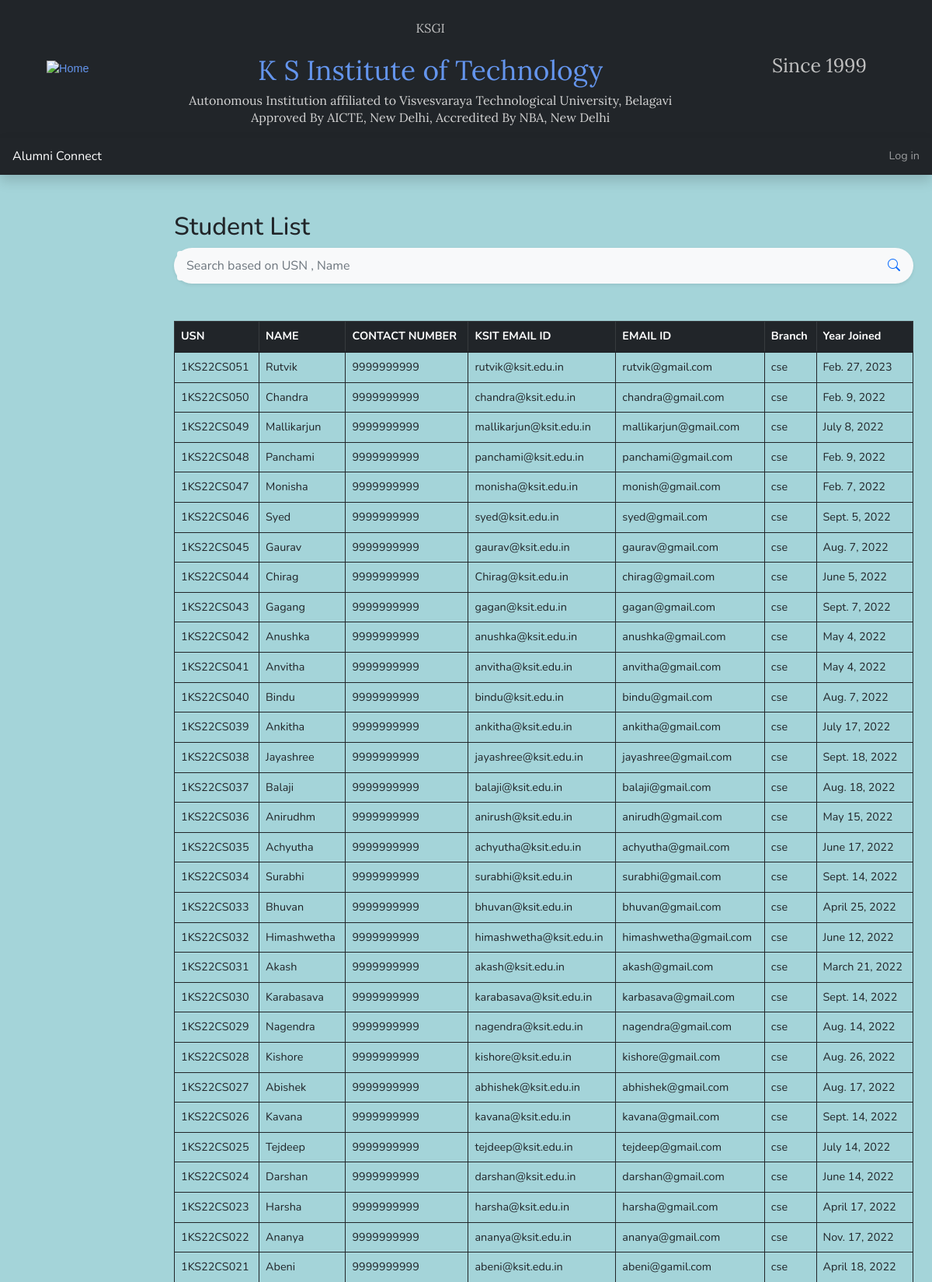
The page /students/ (upper part) on the database its author committed.
### student/models.py (models this page shows)
class Student(models.Model):
    class Meta:
        db_table = 'students'
    usn = models.CharField(max_length=10)
    user = models.OneToOneField(User, on_delete = models.CASCADE)
    name = models.CharField(max_length=50,validators=[RegexValidator('[+-/%@$^&*()!:;]',inverse_match=True)])
    phone = models.CharField(max_length=10)
    email = models.CharField(max_length=100, unique = True)
    rv_email = models.CharField(max_length=100, unique = True)
    branch = models.CharField(max_length=50)
    year_joined = models.DateField()

### student/views.py (the view)
# urls.py: path('', views.StudentListView, name='list_student'),
def StudentListView(request):
    if'q'in request.GET:
        q=request.GET['q']
        multiple_q=Q(Q(usn__icontains=q)|Q(name__icontains=q)|Q(branch__icontains=q))
        data=Student.objects.filter(multiple_q).order_by('-usn')
    else:
        data=Student.objects.all().order_by('-usn')
    context={'students':data}
    return render(request,"student/list.html",context)

### student/templates/student/list.html (shortened to what this page needs)
{% extends "base.html" %}
{% block content %}
<main class="col-md-9 ms-sm-auto col-lg-10 px-md-4">
  <h1 class="mt-5 h2">Student List</h1>
  <form action="">
        <div class="p-1 bg-light rounded rounded-pill shadow-sm mb-4">
          <div class="input-group">
            <input type="search" name="q" placeholder="Search based on USN , Name  " aria-describedby="button-addon1" class="form-control border-0 bg-light">
            <div class="input-group-append">
              <button id="button-addon1" type="submit" class="btn btn-link text-primary"><i class="bi bi-search"></i></button>
            </div>
          </div>
        </div>
        </form>
  <div class="mt-5">
    <table class="mt-4 table table-bordered border-dark">
      <thead class="table-dark">
        <tr>
          <th scope="col">USN</th>
          <th scope="col">NAME</th>
          <th scope="col">CONTACT NUMBER</th>
          <th scope="col">KSIT EMAIL ID</th>
          <th scope="col">EMAIL ID</th>
          <th scope="col">Branch</th>
          <th scope="col">Year Joined</th>
        </tr>
      </thead>
      <tbody>
        {% for item in students%}
        <tr>
          <td>{{item.usn}}</td>
          <td>{{item.name}}</td>
          <td>{{item.phone}}</td>
          <td>{{item.rv_email}}</td>
          <td>{{item.email}}</td>
          <td>{{item.branch}}</td>
          <td>{{item.year_joined}}</td>
        </tr>
        {% endfor %}
      </tbody>
    </table>
  </div>
</main>
{% endblock %}

### static/css/style.css (style rules this page uses)
body { font-size: 0.9rem; font-family: 'Nunito', sans-serif; background-color:#41a6b079; }
td { overflow: hidden; text-overflow: ellipsis; word-wrap: break-word; }

### rows shown on the page
Student: usn "1KS22CS051", name "Rutvik", phone "9999999999", rv_email "rutvik@ksit.edu.in", email "rutvik@gmail.com", branch "cse", year_joined "Feb. 27, 2023"
Student: usn "1KS22CS050", name "Chandra", phone "9999999999", rv_email "chandra@ksit.edu.in", email "chandra@gmail.com", branch "cse", year_joined "Feb. 9, 2022"
Student: usn "1KS22CS049", name "Mallikarjun", phone "9999999999", rv_email "mallikarjun@ksit.edu.in", email "mallikarjun@gmail.com", branch "cse", year_joined "July 8, 2022"
Student: usn "1KS22CS048", name "Panchami", phone "9999999999", rv_email "panchami@ksit.edu.in", email "panchami@gmail.com", branch "cse", year_joined "Feb. 9, 2022"
Student: usn "1KS22CS047", name "Monisha", phone "9999999999", rv_email "monisha@ksit.edu.in", email "monish@gmail.com", branch "cse", year_joined "Feb. 7, 2022"
Student: usn "1KS22CS046", name "Syed", phone "9999999999", rv_email "syed@ksit.edu.in", email "syed@gmail.com", branch "cse", year_joined "Sept. 5, 2022"
Student: usn "1KS22CS045", name "Gaurav", phone "9999999999", rv_email "gaurav@ksit.edu.in", email "gaurav@gmail.com", branch "cse", year_joined "Aug. 7, 2022"
Student: usn "1KS22CS044", name "Chirag", phone "9999999999", rv_email "Chirag@ksit.edu.in", email "chirag@gmail.com", branch "cse", year_joined "June 5, 2022"
Student: usn "1KS22CS043", name "Gagang", phone "9999999999", rv_email "gagan@ksit.edu.in", email "gagan@gmail.com", branch "cse", year_joined "Sept. 7, 2022"
Student: usn "1KS22CS042", name "Anushka", phone "9999999999", rv_email "anushka@ksit.edu.in", email "anushka@gmail.com", branch "cse", year_joined "May 4, 2022"
Student: usn "1KS22CS041", name "Anvitha", phone "9999999999", rv_email "anvitha@ksit.edu.in", email "anvitha@gmail.com", branch "cse", year_joined "May 4, 2022"
Student: usn "1KS22CS040", name "Bindu", phone "9999999999", rv_email "bindu@ksit.edu.in", email "bindu@gmail.com", branch "cse", year_joined "Aug. 7, 2022"
Student: usn "1KS22CS039", name "Ankitha", phone "9999999999", rv_email "ankitha@ksit.edu.in", email "ankitha@gmail.com", branch "cse", year_joined "July 17, 2022"
Student: usn "1KS22CS038", name "Jayashree", phone "9999999999", rv_email "jayashree@ksit.edu.in", email "jayashree@gmail.com", branch "cse", year_joined "Sept. 18, 2022"
Student: usn "1KS22CS037", name "Balaji", phone "9999999999", rv_email "balaji@ksit.edu.in", email "balaji@gmail.com", branch "cse", year_joined "Aug. 18, 2022"
Student: usn "1KS22CS036", name "Anirudhm", phone "9999999999", rv_email "anirush@ksit.edu.in", email "anirudh@gmail.com", branch "cse", year_joined "May 15, 2022"
Student: usn "1KS22CS035", name "Achyutha", phone "9999999999", rv_email "achyutha@ksit.edu.in", email "achyutha@gmail.com", branch "cse", year_joined "June 17, 2022"
Student: usn "1KS22CS034", name "Surabhi", phone "9999999999", rv_email "surabhi@ksit.edu.in", email "surabhi@gmail.com", branch "cse", year_joined "Sept. 14, 2022"
Student: usn "1KS22CS033", name "Bhuvan", phone "9999999999", rv_email "bhuvan@ksit.edu.in", email "bhuvan@gmail.com", branch "cse", year_joined "April 25, 2022"
Student: usn "1KS22CS032", name "Himashwetha", phone "9999999999", rv_email "himashwetha@ksit.edu.in", email "himashwetha@gmail.com", branch "cse", year_joined "June 12, 2022"
Student: usn "1KS22CS031", name "Akash", phone "9999999999", rv_email "akash@ksit.edu.in", email "akash@gmail.com", branch "cse", year_joined "March 21, 2022"
Student: usn "1KS22CS030", name "Karabasava", phone "9999999999", rv_email "karabasava@ksit.edu.in", email "karbasava@gmail.com", branch "cse", year_joined "Sept. 14, 2022"
Student: usn "1KS22CS029", name "Nagendra", phone "9999999999", rv_email "nagendra@ksit.edu.in", email "nagendra@gmail.com", branch "cse", year_joined "Aug. 14, 2022"
Student: usn "1KS22CS028", name "Kishore", phone "9999999999", rv_email "kishore@ksit.edu.in", email "kishore@gmail.com", branch "cse", year_joined "Aug. 26, 2022"
Student: usn "1KS22CS027", name "Abishek", phone "9999999999", rv_email "abhishek@ksit.edu.in", email "abhishek@gmail.com", branch "cse", year_joined "Aug. 17, 2022"
Student: usn "1KS22CS026", name "Kavana", phone "9999999999", rv_email "kavana@ksit.edu.in", email "kavana@gmail.com", branch "cse", year_joined "Sept. 14, 2022"
Student: usn "1KS22CS025", name "Tejdeep", phone "9999999999", rv_email "tejdeep@ksit.edu.in", email "tejdeep@gmail.com", branch "cse", year_joined "July 14, 2022"
Student: usn "1KS22CS024", name "Darshan", phone "9999999999", rv_email "darshan@ksit.edu.in", email "darshan@gmail.com", branch "cse", year_joined "June 14, 2022"
Student: usn "1KS22CS023", name "Harsha", phone "9999999999", rv_email "harsha@ksit.edu.in", email "harsha@gmail.com", branch "cse", year_joined "April 17, 2022"
Student: usn "1KS22CS022", name "Ananya", phone "9999999999", rv_email "ananya@ksit.edu.in", email "ananya@gmail.com", branch "cse", year_joined "Nov. 17, 2022"
Student: usn "1KS22CS021", name "Abeni", phone "9999999999", rv_email "abeni@ksit.edu.in", email "abeni@gamil.com", branch "cse", year_joined "April 18, 2022"
